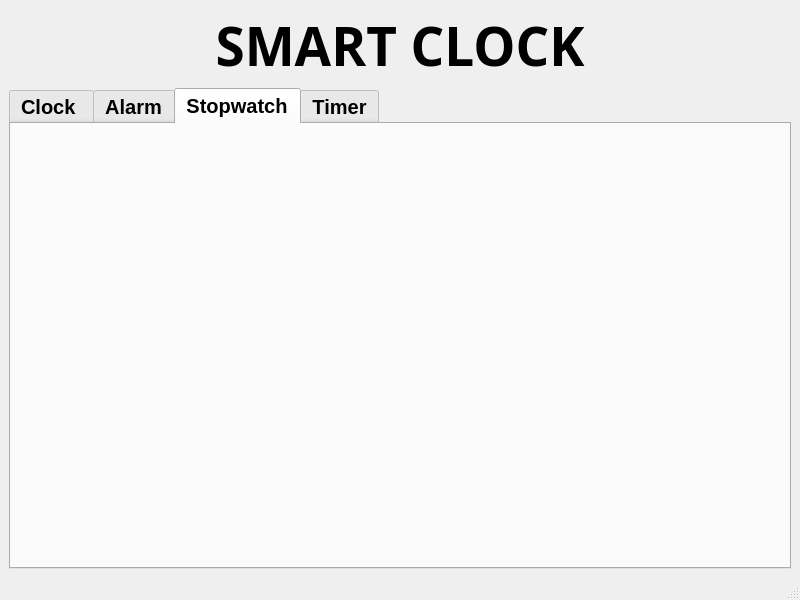
<?xml version="1.0" encoding="UTF-8"?>
<ui version="4.0">
 <class>MainWindow</class>
 <widget class="QMainWindow" name="MainWindow">
  <property name="geometry">
   <rect>
    <x>0</x>
    <y>0</y>
    <width>800</width>
    <height>600</height>
   </rect>
  </property>
  <property name="windowTitle">
   <string>MainWindow</string>
  </property>
  <property name="iconSize">
   <size>
    <width>130</width>
    <height>100</height>
   </size>
  </property>
  <widget class="QWidget" name="centralwidget">
   <layout class="QVBoxLayout" name="verticalLayout">
    <item>
     <widget class="QLabel" name="label">
      <property name="font">
       <font>
        <family>Britannic</family>
        <pointsize>40</pointsize>
        <italic>false</italic>
        <bold>true</bold>
       </font>
      </property>
      <property name="text">
       <string>SMART CLOCK</string>
      </property>
      <property name="alignment">
       <set>Qt::AlignmentFlag::AlignCenter</set>
      </property>
     </widget>
    </item>
    <item>
     <widget class="QTabWidget" name="tabWidget">
      <property name="minimumSize">
       <size>
        <width>0</width>
        <height>0</height>
       </size>
      </property>
      <property name="font">
       <font>
        <family>Segoe UI Historic</family>
        <pointsize>15</pointsize>
        <bold>true</bold>
       </font>
      </property>
      <property name="currentIndex">
       <number>2</number>
      </property>
      <property name="iconSize">
       <size>
        <width>150</width>
        <height>100</height>
       </size>
      </property>
      <widget class="QWidget" name="clockWindow">
       <attribute name="title">
        <string>Clock </string>
       </attribute>
      </widget>
      <widget class="QWidget" name="alarmWindow">
       <attribute name="title">
        <string>Alarm</string>
       </attribute>
      </widget>
      <widget class="QWidget" name="stopwatchWindow">
       <attribute name="title">
        <string>Stopwatch</string>
       </attribute>
      </widget>
      <widget class="QWidget" name="timerWindow">
       <attribute name="title">
        <string>Timer</string>
       </attribute>
      </widget>
     </widget>
    </item>
   </layout>
  </widget>
  <widget class="QMenuBar" name="menubar">
   <property name="geometry">
    <rect>
     <x>0</x>
     <y>0</y>
     <width>800</width>
     <height>21</height>
    </rect>
   </property>
  </widget>
  <widget class="QStatusBar" name="statusbar"/>
 </widget>
 <resources/>
 <connections/>
</ui>
